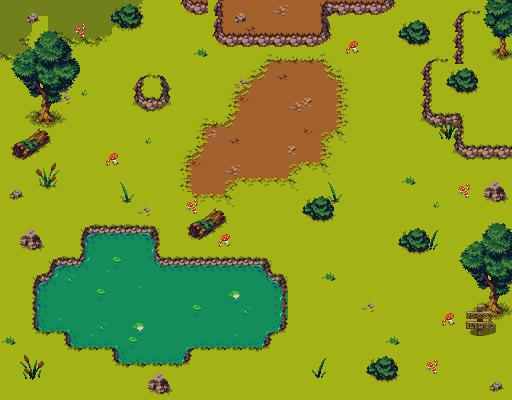

Below is a game level as drawn by its tile map, then a one-line description and the .tmx that defines it (tile-layer data replaced by summaries):
An orthogonal 32x25 tile map with 16x16 px tiles, 9 tile layers (Floor_1, Floor_2, Floor_3, Collisions_1, ...), 2 hidden layers not drawn, 3 tilesets.

<map version="1.10" tiledversion="1.11.0" orientation="orthogonal" renderorder="right-down" compressionlevel="0" width="32" height="25" tilewidth="16" tileheight="16" infinite="0" backgroundcolor="#696a79" nextlayerid="14" nextobjectid="1">
 <tileset firstgid="1" name="Forest" tilewidth="16" tileheight="16" tilecount="120" columns="8" objectalignment="topleft">
  <image source="Tileset.png" width="128" height="240" />
 </tileset>
 <tileset firstgid="121" name="Decorations" tilewidth="16" tileheight="16" tilecount="256" columns="16" objectalignment="topleft">
  <image source="Decorations.png" width="256" height="256" />
 </tileset>
 <tileset firstgid="377" name="Pancartes" tilewidth="32" tileheight="32" tilecount="12" columns="3" objectalignment="topleft">
  <image source="Pancartes.png" width="96" height="128" />
 </tileset>
 <layer id="1" name="Floor_1" width="32" height="25">
  <data>[800 cells, 800 non-empty, 18 distinct tile ids]</data>
 </layer>
 <layer id="2" name="Floor_2" width="32" height="25">
  <data>[800 cells, 75 non-empty, 18 distinct tile ids]</data>
 </layer>
 <layer id="3" name="Floor_3" width="32" height="25">
  <data>[800 cells, 6 non-empty, 5 distinct tile ids]</data>
 </layer>
 <layer id="4" name="Collisions_1" width="32" height="25">
  <properties>
   <property name="collisions" type="bool" value="true" />
  </properties>
  <data>[800 cells, 121 non-empty, 32 distinct tile ids]</data>
 </layer>
 <layer id="5" name="Collisions_2" width="32" height="25" visible="0">
  <properties>
   <property name="collisions" type="bool" value="true" />
  </properties>
  <data>[800 cells, 12 non-empty, 7 distinct tile ids]</data>
 </layer>
 <layer id="6" name="Collisions_3" width="32" height="25" visible="0">
  <properties>
   <property name="collisions" type="bool" value="true" />
  </properties>
  <data>[800 cells, 2 non-empty, 2 distinct tile ids]</data>
 </layer>
 <layer id="7" name="Decos_1" width="32" height="25">
  <data>[800 cells, 223 non-empty, 104 distinct tile ids]</data>
 </layer>
 <layer id="8" name="Decos_2" width="32" height="25">
  <data>[800 cells, 25 non-empty, 22 distinct tile ids]</data>
 </layer>
 <layer id="10" name="Collisions_decos" width="32" height="25">
  <properties>
   <property name="collisions" type="bool" value="true" />
  </properties>
  <data>[800 cells, 62 non-empty, 22 distinct tile ids]</data>
 </layer>
 <layer id="11" name="Pancarte" width="32" height="25">
  <data>[800 cells, 1 non-empty, 1 distinct tile ids]</data>
 </layer>
 <layer id="9" name="Front_decos" width="32" height="25">
  <data>[800 cells, 55 non-empty, 28 distinct tile ids]</data>
 </layer>
</map>
